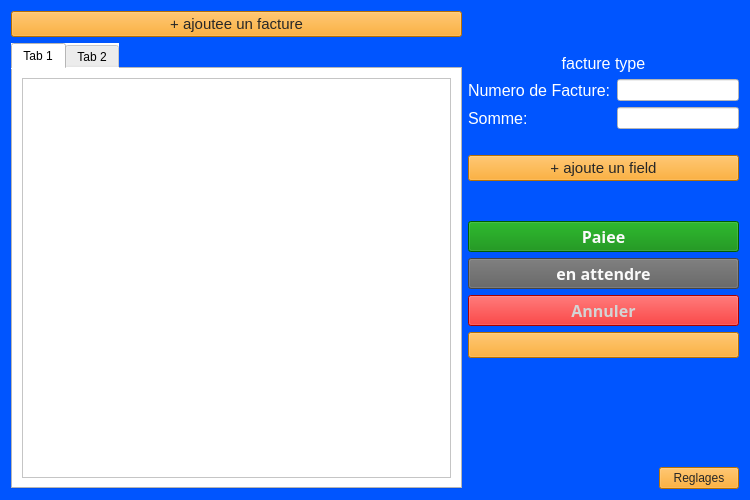
<?xml version="1.0" encoding="UTF-8"?>
<ui version="4.0">
 <class>Form</class>
 <widget class="QWidget" name="Form">
  <property name="geometry">
   <rect>
    <x>0</x>
    <y>0</y>
    <width>750</width>
    <height>500</height>
   </rect>
  </property>
  <property name="windowTitle">
   <string>Form</string>
  </property>
  <property name="styleSheet">
   <string notr="true">background-color:rgb(0, 85, 255)</string>
  </property>
  <layout class="QHBoxLayout" name="horizontalLayout" stretch="5,3">
   <item>
    <layout class="QVBoxLayout" name="verticalLayout_6">
     <item>
      <widget class="QPushButton" name="newFactureButton">
       <property name="sizePolicy">
        <sizepolicy hsizetype="Minimum" vsizetype="Maximum">
         <horstretch>0</horstretch>
         <verstretch>0</verstretch>
        </sizepolicy>
       </property>
       <property name="font">
        <font>
         <family>Segoe UI</family>
         <pointsize>11</pointsize>
         <bold>false</bold>
        </font>
       </property>
       <property name="styleSheet">
        <string notr="true">color:rgb(39, 39, 39); background-color:rgb(255, 155, 3);</string>
       </property>
       <property name="text">
        <string>+ ajoutee un facture</string>
       </property>
      </widget>
     </item>
     <item>
      <widget class="QTabWidget" name="tabWidget">
       <property name="styleSheet">
        <string notr="true">background-color:rgb(255, 255, 255)</string>
       </property>
       <property name="currentIndex">
        <number>0</number>
       </property>
       <widget class="QWidget" name="Text">
        <attribute name="title">
         <string>Tab 1</string>
        </attribute>
        <layout class="QVBoxLayout" name="verticalLayout">
         <item>
          <widget class="QTextBrowser" name="fp_text_output"/>
         </item>
        </layout>
       </widget>
       <widget class="QWidget" name="Image">
        <attribute name="title">
         <string>Tab 2</string>
        </attribute>
        <layout class="QVBoxLayout" name="verticalLayout_2">
         <item>
          <widget class="QGraphicsView" name="fp_img_output">
           <property name="styleSheet">
            <string notr="true">background-color:rgb(255, 255, 255)</string>
           </property>
          </widget>
         </item>
        </layout>
       </widget>
      </widget>
     </item>
    </layout>
   </item>
   <item>
    <layout class="QVBoxLayout" name="verticalLayout_3">
     <item>
      <spacer name="verticalSpacer_3">
       <property name="orientation">
        <enum>Qt::Vertical</enum>
       </property>
       <property name="sizeHint" stdset="0">
        <size>
         <width>20</width>
         <height>48</height>
        </size>
       </property>
      </spacer>
     </item>
     <item>
      <widget class="QLabel" name="factureTypeLabel">
       <property name="font">
        <font>
         <pointsize>12</pointsize>
        </font>
       </property>
       <property name="styleSheet">
        <string>color:white</string>
       </property>
       <property name="text">
        <string>facture type</string>
       </property>
       <property name="alignment">
        <set>Qt::AlignCenter</set>
       </property>
      </widget>
     </item>
     <item>
      <layout class="QFormLayout" name="formLayout">
       <item row="0" column="0">
        <widget class="QLabel" name="label">
         <property name="font">
          <font>
           <pointsize>12</pointsize>
          </font>
         </property>
         <property name="styleSheet">
          <string notr="true">color:white</string>
         </property>
         <property name="text">
          <string>Numero de Facture:</string>
         </property>
        </widget>
       </item>
       <item row="0" column="1">
        <widget class="QLineEdit" name="numFactureField">
         <property name="styleSheet">
          <string notr="true">background-color:rgb(255, 255, 255)</string>
         </property>
        </widget>
       </item>
       <item row="1" column="0">
        <widget class="QLabel" name="label_2">
         <property name="font">
          <font>
           <pointsize>12</pointsize>
          </font>
         </property>
         <property name="styleSheet">
          <string notr="true">color:white</string>
         </property>
         <property name="text">
          <string>Somme:</string>
         </property>
        </widget>
       </item>
       <item row="1" column="1">
        <widget class="QLineEdit" name="sommeField">
         <property name="styleSheet">
          <string notr="true">background-color:rgb(255, 255, 255)</string>
         </property>
        </widget>
       </item>
      </layout>
     </item>
     <item>
      <widget class="QLabel" name="error_msg">
       <property name="text">
        <string/>
       </property>
      </widget>
     </item>
     <item>
      <widget class="QPushButton" name="add_facture_info">
       <property name="sizePolicy">
        <sizepolicy hsizetype="Minimum" vsizetype="Maximum">
         <horstretch>0</horstretch>
         <verstretch>0</verstretch>
        </sizepolicy>
       </property>
       <property name="font">
        <font>
         <family>Segoe UI</family>
         <pointsize>11</pointsize>
         <bold>false</bold>
        </font>
       </property>
       <property name="styleSheet">
        <string notr="true">color:rgb(39, 39, 39); background-color:rgb(255, 155, 3);</string>
       </property>
       <property name="text">
        <string>+ ajoute un field</string>
       </property>
      </widget>
     </item>
     <item>
      <spacer name="verticalSpacer">
       <property name="orientation">
        <enum>Qt::Vertical</enum>
       </property>
       <property name="sizeHint" stdset="0">
        <size>
         <width>20</width>
         <height>40</height>
        </size>
       </property>
      </spacer>
     </item>
     <item>
      <widget class="QPushButton" name="paidButton">
       <property name="sizePolicy">
        <sizepolicy hsizetype="Minimum" vsizetype="Fixed">
         <horstretch>0</horstretch>
         <verstretch>25</verstretch>
        </sizepolicy>
       </property>
       <property name="font">
        <font>
         <family>Segoe UI Semibold</family>
         <pointsize>12</pointsize>
         <bold>true</bold>
        </font>
       </property>
       <property name="styleSheet">
        <string notr="true">color:rgb(250, 250, 250); background-color:rgb(0, 132, 0);</string>
       </property>
       <property name="text">
        <string>Paiee</string>
       </property>
       <property name="icon">
        <iconset resource="../resources/resources_main.qrc">
         <normaloff>:/icons/icons/WHITE-correct-signal-svgrepo-com.svg</normaloff>:/icons/icons/WHITE-correct-signal-svgrepo-com.svg</iconset>
       </property>
       <property name="iconSize">
        <size>
         <width>15</width>
         <height>15</height>
        </size>
       </property>
      </widget>
     </item>
     <item>
      <widget class="QPushButton" name="waitlistButton">
       <property name="sizePolicy">
        <sizepolicy hsizetype="Minimum" vsizetype="Fixed">
         <horstretch>0</horstretch>
         <verstretch>25</verstretch>
        </sizepolicy>
       </property>
       <property name="font">
        <font>
         <family>Segoe UI Semibold</family>
         <pointsize>12</pointsize>
         <bold>true</bold>
        </font>
       </property>
       <property name="layoutDirection">
        <enum>Qt::LeftToRight</enum>
       </property>
       <property name="styleSheet">
        <string notr="true">color:rgb(250, 250, 250); background-color:rgb(95, 95, 95);</string>
       </property>
       <property name="text">
        <string>en attendre</string>
       </property>
       <property name="icon">
        <iconset resource="../resources/resources_main.qrc">
         <normaloff>:/icons/icons/WHITE-time-svgrepo-com.svg</normaloff>:/icons/icons/WHITE-time-svgrepo-com.svg</iconset>
       </property>
       <property name="default">
        <bool>false</bool>
       </property>
       <property name="flat">
        <bool>false</bool>
       </property>
      </widget>
     </item>
     <item>
      <widget class="QPushButton" name="annulerButton">
       <property name="sizePolicy">
        <sizepolicy hsizetype="Minimum" vsizetype="Fixed">
         <horstretch>0</horstretch>
         <verstretch>25</verstretch>
        </sizepolicy>
       </property>
       <property name="font">
        <font>
         <family>Segoe UI Semibold</family>
         <pointsize>12</pointsize>
         <bold>true</bold>
        </font>
       </property>
       <property name="styleSheet">
        <string notr="true">color:rgb(212, 212, 212); background-color:rgb(234, 0, 0);</string>
       </property>
       <property name="text">
        <string>Annuler</string>
       </property>
       <property name="icon">
        <iconset resource="../resources/resources_main.qrc">
         <normaloff>:/icons/icons/WHITE-cross-svgrepo-com.svg</normaloff>:/icons/icons/WHITE-cross-svgrepo-com.svg</iconset>
       </property>
       <property name="iconSize">
        <size>
         <width>25</width>
         <height>25</height>
        </size>
       </property>
      </widget>
     </item>
     <item>
      <widget class="QPushButton" name="go_back_button">
       <property name="sizePolicy">
        <sizepolicy hsizetype="Minimum" vsizetype="Maximum">
         <horstretch>0</horstretch>
         <verstretch>0</verstretch>
        </sizepolicy>
       </property>
       <property name="font">
        <font>
         <family>Segoe UI</family>
         <pointsize>11</pointsize>
         <bold>false</bold>
        </font>
       </property>
       <property name="styleSheet">
        <string notr="true">color:rgb(39, 39, 39); background-color:rgb(255, 155, 3);</string>
       </property>
       <property name="text">
        <string/>
       </property>
       <property name="icon">
        <iconset resource="../resources/resources_main.qrc">
         <normaloff>:/icons/icons/arrow-narrow-left-svgrepo-com.svg</normaloff>:/icons/icons/arrow-narrow-left-svgrepo-com.svg</iconset>
       </property>
      </widget>
     </item>
     <item>
      <spacer name="verticalSpacer_2">
       <property name="orientation">
        <enum>Qt::Vertical</enum>
       </property>
       <property name="sizeHint" stdset="0">
        <size>
         <width>20</width>
         <height>108</height>
        </size>
       </property>
      </spacer>
     </item>
     <item>
      <layout class="QHBoxLayout" name="horizontalLayout_2">
       <item>
        <spacer name="horizontalSpacer">
         <property name="orientation">
          <enum>Qt::Horizontal</enum>
         </property>
         <property name="sizeHint" stdset="0">
          <size>
           <width>40</width>
           <height>20</height>
          </size>
         </property>
        </spacer>
       </item>
       <item>
        <widget class="QPushButton" name="reglages_button">
         <property name="styleSheet">
          <string notr="true">color:rgb(39, 39, 39); background-color:rgb(255, 155, 3);</string>
         </property>
         <property name="text">
          <string>Reglages</string>
         </property>
        </widget>
       </item>
      </layout>
     </item>
    </layout>
   </item>
  </layout>
 </widget>
 <resources>
  <include location="../resources/resources_main.qrc"/>
 </resources>
 <connections/>
</ui>
